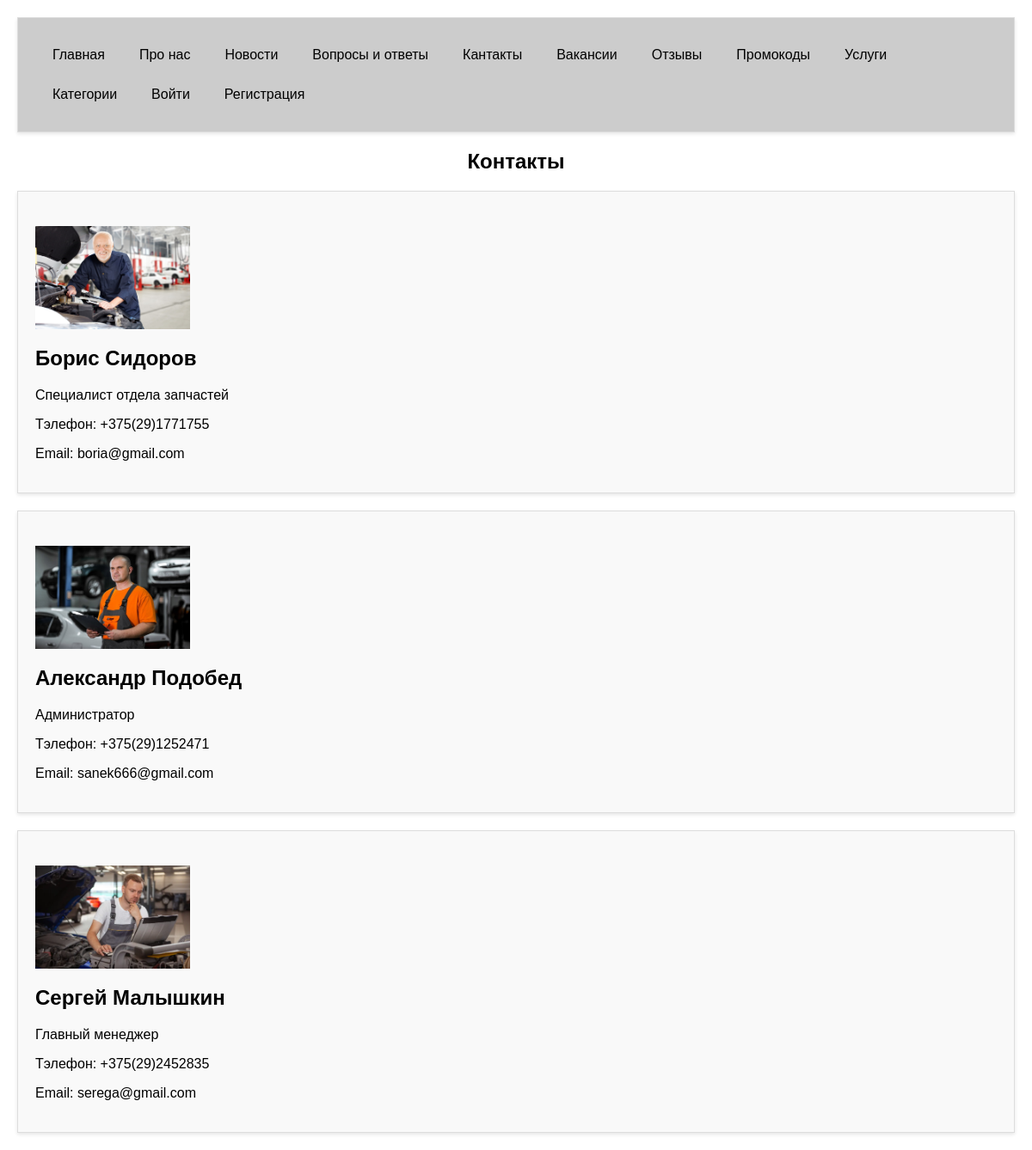
/contacts/, run on the app's committed database.
### sto/models.py (models this page shows, shortened)
class Contact(models.Model):
    description = models.TextField()
    user = models.OneToOneField(User, on_delete=models.CASCADE)
    photo = models.ImageField(upload_to='images/')

class User(AbstractUser):
    status = (
        ("client","client"),
        ("staff","staff")
    )
    def validate_phone(value):
        phone_pattern = re.compile(r'\+375\((29|33|44|25)\)\d{7}')
        if not re.fullmatch(phone_pattern, str(value)):
            raise django.forms.ValidationError("Неверный формат номера телефона (правильный: +375(XX)XXXXXXX.")
    def validate_age(value):
        if value < 18 or value > 100:
            raise django.forms.ValidationError("Только для людей старше 18 лет.")
    status = models.CharField(choices=status, default="client", max_length=6)
    age = models.PositiveSmallIntegerField(validators=[validate_age])
    phone = models.CharField(max_length=15, validators=[validate_phone])
    address = models.CharField(max_length=255)
    timezone = get_localzone_name()
    groups = None
    user_permissions = None

### sto/views.py (the view)
# urls.py: path('contacts/', views.contacts, name='contacts'),
def contacts(request):
    contacts = Contact.objects.all()
    is_super = request.user.is_superuser
    return render(request, 'contacts.html', {'contacts': contacts, 'is_super': is_super})

### sto/templates/contacts.html (shortened to what this page needs)
<!DOCTYPE html>
<html lang="en">
<head>
</head>
<div class="navbar">
    <a href="{% url 'home' %}">Главная</a>
    <a href="{% url 'about' %}">Прo нас</a>
    <a href="{% url 'news' %}">Новости</a>
    <a href="{% url 'terms' %}">Вопросы и ответы</a>
    <a href="{% url 'contacts' %}">Кантакты</a>
    <a href="{% url 'vacancies' %}">Вакансии</a>
    <a href="{% url 'reviews' %}">Отзывы</a>
    <a href="{% url 'promocodes' %}">Промокоды</a>
    <a href="{% url 'cars' %}">Услуги</a>
    <a href="{% url 'catigories' %}">Категории</a>
    {% if user.is_authenticated %}
        {% if is_super %}
            <a href="{% url 'suppliers' %}">Поставщики</a>
            <a href="{% url 'departments' %}">Филиалы</a>
            <a href="{% url 'department_revenue_chart' %}">Графики выручки по филиалам</a>
            <a href="{% url 'pribor_stat' %}">Статистика по услугам</a>
            <a href="{% url 'clients' %}">Статистика клиентов</a>
            <a href="{% url 'sales' %}">Продаж</a>
            <a href="{% url 'logout' %}">Выйти</a>
        {% elif user.is_staff %}
            <a href="{% url 'suppliers' %}">Поставщики</a>
            <a href="{% url 'orders' %}">Заказы</a>
            <a href="{% url 'logout' %}">Выйти</a>
        {% else %}
            <a href="{% url 'departments' %}">Филиалы</a>
            <a href="{% url 'orders_list' user.id  %}">Мои заказы</a>
            <a href="{% url 'deteil_facts' %}">Факты</a>
            <a href="{% url 'logout' %}">Выйти</a>
        {% endif %}
    {% else %}
        <a href="{% url 'login' %}">Войти</a>
        <a href="{% url 'register' %}">Регистрация</a>
    {% endif %}
</div>
<body>
    <h1>Контакты</h1>
    {% for contact in contacts %}
        <div>
            <img src="{{ contact.photo.url }}" height="180" width="180">
            <h2>{{ contact.user.first_name }} {{ contact.user.last_name}}</h2>
            <p>{{ contact.description }}</p>
            <p>Тэлефон: {{ contact.user.phone }}</p>
            <p>Email: {{ contact.user.email }}</p>
        </div>
    {% endfor %}
</body>
</html>

### sto/templates/contacts.html (style rules this page uses)
body { font-family: Arial, sans-serif; margin: 0; padding: 0; }
.navbar { background-color: #333; background-color: #ccc; overflow: hidden; }
.navbar a { float: left; display: block; color: black; text-align: center; padding: 14px 20px; text-decoration: none; }
h1 { font-size: 24px; text-align: center; margin-top: 20px; }
div { margin: 20px; padding: 20px; background-color: #f9f9f9; border: 1px solid #ddd; box-shadow: 0 2px 4px rgba(0, 0, 0, 0.1); }
img { display: block; margin: 20px 0; max-width: 100%; height: auto; }

### data on the page
Contact: photo (picture), user.first_name "Борис", user.last_name "Сидоров", description "Специалист отдела запчастей", user.phone "+375(29)1771755", user.email "boria@gmail.com"
Contact: photo (picture), user.first_name "Александр", user.last_name "Подобед", description "Администратор", user.phone "+375(29)1252471", user.email "sanek666@gmail.com"
Contact: photo (picture), user.first_name "Сергей", user.last_name "Малышкин", description "Главный менеджер", user.phone "+375(29)2452835", user.email "serega@gmail.com"
